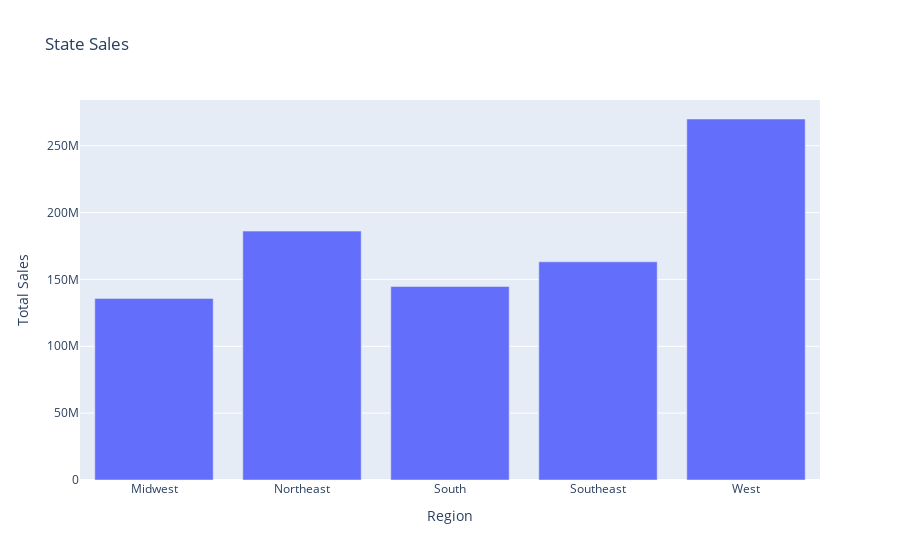

Write notebook code for a chart like this one.
### Code cell
state_sales(df)

### Figure 1 — Plotly figure (JSON) as saved in the notebook; plotly's stock layout.template omitted (floating-point values rounded to 4 significant figures)
{"data": [{"alignmentgroup": "True", "hovertemplate": "Region=%{x}<br>Total Sales=%{y}<extra></extra>", "legendgroup": "", "marker": {"color": "#636efa", "pattern": {"shape": ""}}, "name": "", "offsetgroup": "", "orientation": "v", "showlegend": false, "textposition": "auto", "type": "bar", "x": ["Midwest", "Northeast", "South", "Southeast", "West"], "xaxis": "x", "y": [135800459, 186106567, 144663181, 163171236, 269943182], "yaxis": "y"}], "layout": {"barmode": "relative", "legend": {"tracegroupgap": 0}, "title": {"text": "State Sales"}, "xaxis": {"anchor": "y", "domain": [0, 1], "title": {"text": "Region"}}, "yaxis": {"anchor": "x", "domain": [0, 1], "title": {"text": "Total Sales"}}}}
